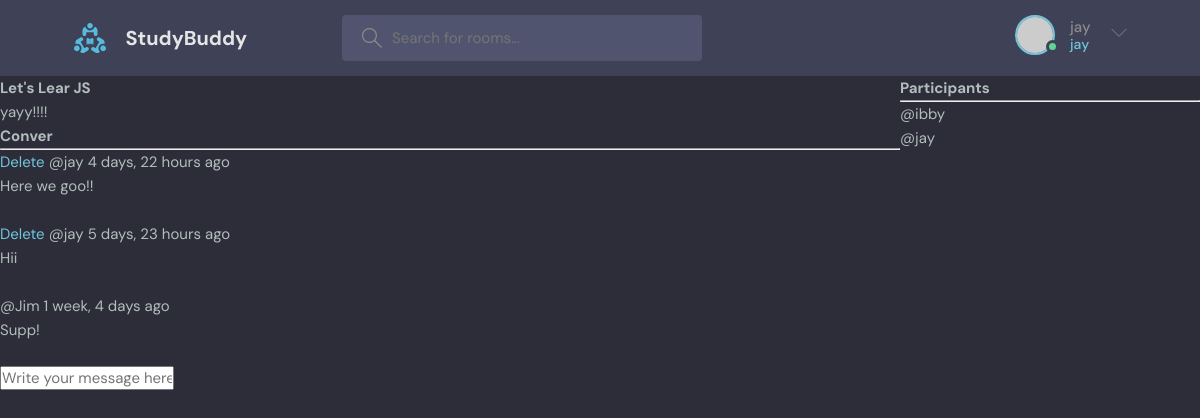
The app's page /room/1/ (signed in) with its own data.
### base/models.py (models this page shows)
class Room(models.Model):
    host = models.ForeignKey(User, on_delete=models.SET_NULL, null=True)
    topic =  models.ForeignKey(Topic, on_delete=models.SET_NULL, null=True)
    name = models.CharField(max_length=200)
    description = models.TextField(null=True, blank =True)
    participants = models.ManyToManyField(User, related_name='participants', blank=True)
    updated = models.DateTimeField(auto_now=True)
    created = models.DateTimeField(auto_now_add=True)

class Message(models.Model):
    user = models.ForeignKey(User, on_delete=models.CASCADE)
    room = models.ForeignKey(Room, on_delete=models.CASCADE)
    body = models.TextField()
    updated = models.DateTimeField(auto_now=True)
    created = models.DateTimeField(auto_now_add=True)

### base/views.py (the view, shortened to what this page needs)
# urls.py: path('room/<str:pk>/', views.room, name='room'),
def room(request, pk):
    room = Room.objects.get(id=pk)
    room_messages = room.message_set.all().order_by('-created')
    participants = room.participants.all()
    context = {'room': room, 'room_messages': room_messages, "participants": participants}
    return render(request, 'base/room.html', context)

### base/templates/base/room.html (shortened to what this page needs)
{% extends 'main.html'%} {% block content %}
<div class="room-caontainer">
  <div>
    <h1>{{room.name}}</h1>
    <p>{{room.description}}</p>
    <div class="comment-wrapper">
      <h3>Conver</h3>
      <hr />
      {% for message in room_messages %}
      <div>
        {% if request.user == message.user %}
        <a href="{% url 'delete-message' message.id %}">Delete</a>
        {% endif %}
        <small>@{{message.user}} {{message.created | timesince }} ago </small>
        <p>{{message.body}}</p>
        <br />
      </div>
      {% endfor %}
    </div>
    {% if request.user.is_authenticated %}
    <div class="comment-form">
      <form method="POST" action="{% url 'room' pk=room.id %}">
        <input
          type="text"
          name="body"
          placeholder="Write your message here..."
        />
      </form>
    </div>
    {% endif %}
  </div>
  <div>
    <h3>Participants</h3>
    <hr>
    {% for user in participants %}
    <p>@{{user.username}}</p>
    {% endfor %}
  </div>
</div>
{% endblock content%}

### templates/navbar.html (shortened to what this page needs)
{% load static %}
    <header class="header header--loggedIn">
      <div class="container">
        <a href="{% url 'home' %}" class="header__logo">
          <img src="{% static 'images/logo.svg' %}" />
          <h1>StudyBuddy</h1>
        </a>
        <form class="header__search" method="GET" action="{% url 'home' %}">
          <label>
            <input name='q' placeholder="Search for rooms..." />
          </label>
        </form>
        <nav class="header__menu">
        {% if request.user.is_authenticated %}
          <div class="header__user">
            <a href="profile.html">
              <div class="avatar avatar--medium active">
                <img src="https://randomuser.me/api/portraits/men/37.jpg" />
              </div>
              <p>{{request.user.username}} <span>{{request.user}}</span></p>
            </a>
            <button class="dropdown-button">
              <svg version="1.1" xmlns="http://www.w3.org/2000/svg" width="32" height="32" viewBox="0 0 32 32">
                <title>chevron-down</title>
                <path d="M16 21l-13-13h-3l16 16 16-16h-3l-13 13z"></path>
              </svg>
            </button>
          </div>
          {% else %}
              <a href="{% url 'login' %}">
            <img src="{% static 'images/avatar.svg' %}" />
            <p>Login</p>
          </a>
          {% endif %}
        </nav>
      </div>
    </header>

### static/styles/style.css (style rules this page uses)
:root { --color-main: #71c6dd; --color-main-light: #e1f6fb; --color-dark: #3f4156; --color-dark-medium: #51546e; --color-dark-light: #696d97; --color-light: #e5e5e5; --color-gray: #8b8b8b; --color-light-gray: #b2bdbd; --color-bg: #2d2d39; --color-success: #5dd693; --color-error: #fc4b0b; }
* { font-family: "DM Sans", -apple-system, BlinkMacSystemFont, "Segoe UI", Roboto, Oxygen, Ubuntu, Cantarell, "Open Sans", "Helvetica Neue", sans-serif; margin: 0; padding: 0; box-sizing: border-box; text-rendering: optimizeLegibility; font-size: inherit; }
html { font-size: 56.25%; }
@media only screen and (min-width: 1200px) { html { font-size: 62.5%; } }
body { line-height: 1.6; font-weight: 400; font-size: 1.5rem; color: var(--color-light-gray); background-color: var(--color-bg); min-height: 100vh; }
img { width: 100%; }
a { display: inline-block; color: var(--color-main); text-decoration: none; }
.container { max-width: 120rem; width: 90%; margin: auto; }
.avatar { position: relative; display: inline-block; border-radius: 50%; border: 2px solid var(--color-main); }
.avatar img { display: block; border-radius: 50%; object-fit: cover; object-position: center; }
.avatar::after { content: ""; display: block; position: absolute; background-color: var(--color-gray); z-index: 111; border-radius: 50%; border: 0.3rem solid var(--color-dark); }
.avatar.active::after { background-color: var(--color-success); }
.avatar.avatar--medium img { width: 3.6rem; height: 3.6rem; border-radius: 50%; }
.avatar.avatar--medium:after { width: 0.7rem; height: 0.7rem; bottom: 0px; right: -6px; }
.header { padding: 1.5rem; background-color: var(--color-dark); }
.header > .container { display: flex; gap: 9.5rem; }
.header__logo, .header__user { display: flex; gap: 2rem; align-items: center; }
.header__logo > img { height: 3.2rem; width: 3.2rem; }
.header__logo > h1 { font-weight: 700; font-size: 2rem; color: var(--color-light); }
.header__search > label { background-color: var(--color-dark-medium); padding: 1.3rem 1rem; display: flex; align-items: center; gap: 1rem; border-radius: 4px; }
.header__search svg { fill: var(--color-gray); width: 2rem; height: 2rem; margin-left: 1rem; }
.header__search input { width: 30rem; background: transparent; border: none; outline: none; color: var(--color-light); }
.header__menu { margin-left: auto; position: relative; }
.header__menu a { display: flex; gap: 1.5rem; align-items: center; font-weight: 500; text-decoration: none; color: var(--color-gray); }
.header__menu img { height: 3.6rem; }
.header__menu p { line-height: 1.2; }
.header__menu span { color: var(--color-main); font-weight: 500; font-size: 1.4rem; display: block; }
.header__menu svg { width: 1.6rem; height: 1.6rem; fill: var(--color-dark-light); }
.dropdown-button { background: transparent; border: 0; outline: 0; cursor: pointer; }

### base/templates/base/room.html (style rules this page uses)
.room-caontainer { display: grid; grid-template-columns: 3fr 1fr; }

### records on screen
Room: name "Let's Lear JS", description "yayy!!!!"
Message: shows "Delete", user "jay", created "4 days, 22 hours", body "Here we goo!!"
Message: shows "Delete", user "jay", created "5 days, 23 hours", body "Hii"
Message: user "Jim", created "1 week, 4 days", body "Supp!"

### other values on screen
{{ request.user.username }} "jay"
{{ request.user }} "jay"
{{ user.username }} "ibby"
{{ user.username }} "jay"
